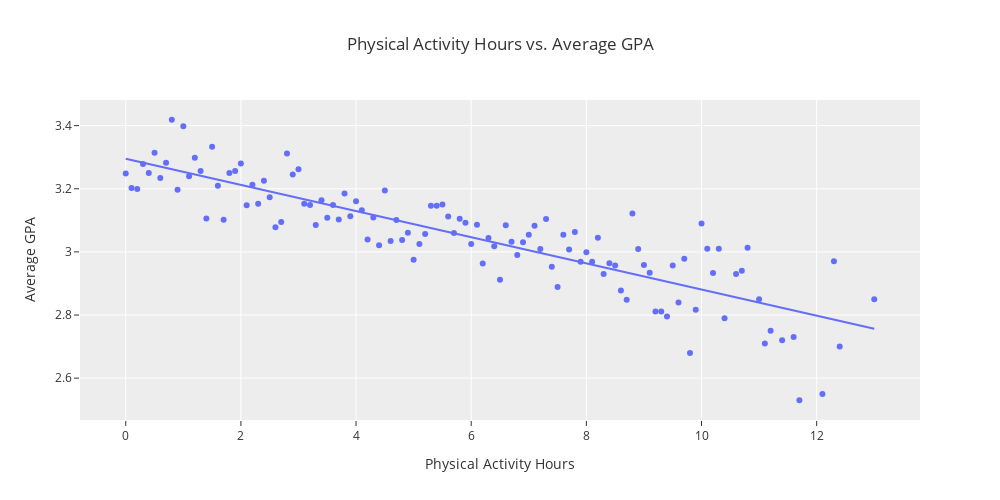

Here is the notebook cell this chart was saved with:
### Markdown cell above
### Furthermore, we also observed if a GPA had some sort of relation with stress level. Plotting the frequency of GPA and coloring the histogram by stress level, we can see that as GPA increases, the stress level increases. So, as GPA gets higher, there is a drawback as one is most likely to get more stressed.

### Code cell
DF_physicalin = DF_india.groupby('Physical Activity Hours')['GPA'].mean().reset_index()
DF_physicalin

fig_physicalin = px.scatter(DF_physicalin, x = 'Physical Activity Hours', y = 'GPA',
                  title = 'Physical Activity Hours vs. Average GPA',
                         trendline = 'ols')
fig_physicalin.update_layout(bargap=0.02,
                  yaxis_title = 'Average GPA',
                   autosize=False,
                   width=1000,
                   height=500,
                  template="ggplot2"
                       )
fig_physicalin.show()

### Figure 1 — Plotly figure (JSON) as saved in the notebook; plotly's stock layout.template omitted (floating-point values rounded to 4 significant figures)
{"data": [{"hovertemplate": "Physical Activity Hours=%{x}<br>GPA=%{y}<extra></extra>", "legendgroup": "", "marker": {"color": "#636efa", "symbol": "circle"}, "mode": "markers", "name": "", "orientation": "v", "showlegend": false, "type": "scatter", "x": [0.0, 0.1, 0.2, 0.3, 0.4, 0.5, 0.6, 0.7, 0.8, 0.9, 1.0, 1.1, 1.2, 1.3, 1.4, 1.5, 1.6, 1.7, 1.8, 1.9, 2.0, 2.1, 2.2, 2.3, 2.4, 2.5, 2.6, 2.7, 2.8, 2.9, 3.0, 3.1, 3.2, 3.3, 3.4, 3.5, 3.6, 3.7, 3.8, 3.9, 4.0, 4.1, 4.2, 4.3, 4.4, 4.5, 4.6, 4.7, 4.8, 4.9, 5.0, 5.1, 5.2, 5.3, 5.4, 5.5, 5.6, 5.7, 5.8, 5.9, 6.0, 6.1, 6.2, 6.3, 6.4, 6.5, 6.6, 6.7, 6.8, 6.9, 7.0, 7.1, 7.2, 7.3, 7.4, 7.5, 7.6, 7.7, 7.8, 7.9, 8.0, 8.1, 8.2, 8.3, 8.4, 8.5, 8.6, 8.7, 8.8, 8.9, 9.0, 9.1, 9.2, 9.3, 9.4, 9.5, 9.6, 9.7, 9.8, 9.9, 10.0, 10.1, 10.2, 10.3, 10.4, 10.6, 10.7, 10.8, 11.0, 11.1, 11.2, 11.4, 11.6, 11.7, 12.1, 12.3, 12.4, 13.0], "xaxis": "x", "y": [3.248, 3.203, 3.199, 3.278, 3.25, 3.314, 3.234, 3.282, 3.419, 3.197, 3.398, 3.24, 3.299, 3.256, 3.106, 3.333, 3.209, 3.102, 3.25, 3.256, 3.28, 3.148, 3.212, 3.153, 3.226, 3.173, 3.078, 3.095, 3.312, 3.245, 3.262, 3.153, 3.149, 3.085, 3.163, 3.108, 3.149, 3.103, 3.185, 3.113, 3.161, 3.132, 3.039, 3.109, 3.021, 3.195, 3.035, 3.101, 3.038, 3.06, 2.975, 3.025, 3.057, 3.146, 3.146, 3.15, 3.112, 3.06, 3.105, 3.092, 3.025, 3.086, 2.963, 3.044, 3.018, 2.912, 3.084, 3.032, 2.99, 3.031, 3.054, 3.083, 3.009, 3.104, 2.953, 2.889, 3.054, 3.008, 3.063, 2.969, 2.999, 2.969, 3.045, 2.93, 2.964, 2.957, 2.877, 2.849, 3.122, 3.009, 2.958, 2.934, 2.811, 2.811, 2.795, 2.957, 2.84, 2.978, 2.68, 2.817, 3.09, 3.01, 2.933, 3.01, 2.79, 2.93, 2.94, 3.013, 2.85, 2.71, 2.75, 2.72, 2.73, 2.53, 2.55, 2.97, 2.7, 2.85], "yaxis": "y"}, {"hovertemplate": "<b>OLS trendline</b><br>GPA = -0.0414318 * Physical Activity Hours + 3.29498<br>R<sup>2</sup>=0.741189<br><br>Physical Activity Hours=%{x}<br>GPA=%{y} <b>(trend)</b><extra></extra>", "legendgroup": "", "marker": {"color": "#636efa", "symbol": "circle"}, "mode": "lines", "name": "", "showlegend": false, "type": "scatter", "x": [0.0, 0.1, 0.2, 0.3, 0.4, 0.5, 0.6, 0.7, 0.8, 0.9, 1.0, 1.1, 1.2, 1.3, 1.4, 1.5, 1.6, 1.7, 1.8, 1.9, 2.0, 2.1, 2.2, 2.3, 2.4, 2.5, 2.6, 2.7, 2.8, 2.9, 3.0, 3.1, 3.2, 3.3, 3.4, 3.5, 3.6, 3.7, 3.8, 3.9, 4.0, 4.1, 4.2, 4.3, 4.4, 4.5, 4.6, 4.7, 4.8, 4.9, 5.0, 5.1, 5.2, 5.3, 5.4, 5.5, 5.6, 5.7, 5.8, 5.9, 6.0, 6.1, 6.2, 6.3, 6.4, 6.5, 6.6, 6.7, 6.8, 6.9, 7.0, 7.1, 7.2, 7.3, 7.4, 7.5, 7.6, 7.7, 7.8, 7.9, 8.0, 8.1, 8.2, 8.3, 8.4, 8.5, 8.6, 8.7, 8.8, 8.9, 9.0, 9.1, 9.2, 9.3, 9.4, 9.5, 9.6, 9.7, 9.8, 9.9, 10.0, 10.1, 10.2, 10.3, 10.4, 10.6, 10.7, 10.8, 11.0, 11.1, 11.2, 11.4, 11.6, 11.7, 12.1, 12.3, 12.4, 13.0], "xaxis": "x", "y": [3.295, 3.291, 3.287, 3.283, 3.278, 3.274, 3.27, 3.266, 3.262, 3.258, 3.254, 3.249, 3.245, 3.241, 3.237, 3.233, 3.229, 3.225, 3.22, 3.216, 3.212, 3.208, 3.204, 3.2, 3.196, 3.191, 3.187, 3.183, 3.179, 3.175, 3.171, 3.167, 3.162, 3.158, 3.154, 3.15, 3.146, 3.142, 3.138, 3.133, 3.129, 3.125, 3.121, 3.117, 3.113, 3.109, 3.104, 3.1, 3.096, 3.092, 3.088, 3.084, 3.08, 3.075, 3.071, 3.067, 3.063, 3.059, 3.055, 3.051, 3.046, 3.042, 3.038, 3.034, 3.03, 3.026, 3.022, 3.017, 3.013, 3.009, 3.005, 3.001, 2.997, 2.993, 2.988, 2.984, 2.98, 2.976, 2.972, 2.968, 2.964, 2.959, 2.955, 2.951, 2.947, 2.943, 2.939, 2.935, 2.93, 2.926, 2.922, 2.918, 2.914, 2.91, 2.906, 2.901, 2.897, 2.893, 2.889, 2.885, 2.881, 2.877, 2.872, 2.868, 2.864, 2.856, 2.852, 2.848, 2.839, 2.835, 2.831, 2.823, 2.814, 2.81, 2.794, 2.785, 2.781, 2.756], "yaxis": "y"}], "layout": {"autosize": false, "bargap": 0.02, "height": 500, "legend": {"tracegroupgap": 0}, "title": {"text": "Physical Activity Hours vs. Average GPA"}, "width": 1000, "xaxis": {"anchor": "y", "domain": [0, 1], "title": {"text": "Physical Activity Hours"}}, "yaxis": {"anchor": "x", "domain": [0, 1], "title": {"text": "Average GPA"}}}}
